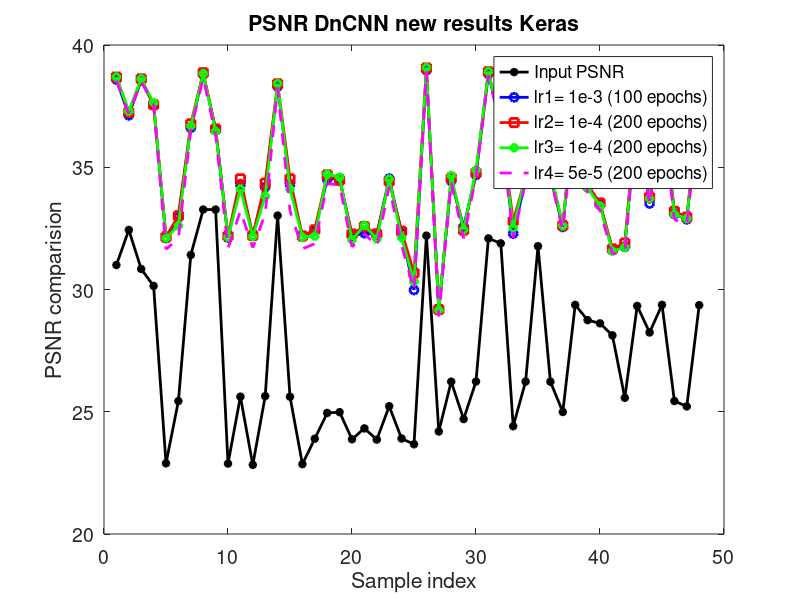

Write the MATLAB code that produced this figure.
close all
clear variables
clc

%Varun Mannam
%date: taken from 29th Sep 2019
%date: 27th July 2020
%DnCNN model with diff lr in keras
%calculate the PSNR on test-mix data raw nbn

%1e-3 100 epochs with adjust LR and weights initialization
%5e-4 200 epochs with adjust LR and weights initialization
%1e-4 200 epochs with adjust LR and weights initialization
%5e-5 200 epochs with adjust LR and weights initialization

format long
font = 14;
linewidth = 2;
format long;

input_snr = [31.0013994757380;32.4355944495239;30.8389376260123;30.1446963613668;22.8898419300006;25.4380806137492;31.4129562671116;33.2714634385635;33.2687423523874;22.8804735366571;25.6158044368661;22.8279560741158;25.6370939543658;33.0234393128250;25.6158044368661;22.8580037151022;23.8972761467197;24.9514139990449;24.9832541276875;23.8755250603244;24.3188985682586;23.8605156142818;25.2263003138287;23.9044985921393;23.6688313676180;32.2013251950805;24.1923646677596;26.2300198751109;24.7010303920376;26.2356203085374;32.0904729461831;31.8870667992703;24.4086429479671;26.2348882344496;31.7707628427737;26.2283210436201;24.9907764180876;29.3709502307532;28.7487655843002;28.6149527091447;28.1247666427617;25.5706915349250;29.3276646439983;28.2432957509904;29.3725190518817;25.4384495835989;25.2179004485139;29.3606855385532];
est_dncnn_new_lr1 = [38.5898071945099;37.1241399799217;38.5560261178342;37.5603915820735;32.1032134857285;32.9523388168424;36.6133636241133;38.8012333269787;36.5575599689120;32.1249967022883;34.2989841257804;32.2050754846177;34.1908599679487;38.3038108138190;34.2989841257804;32.1667309346691;32.4061912354171;34.5133689450863;34.5449343745882;32.1946433825830;32.3026475249917;32.2547226910440;34.5366190200611;32.3136147700832;29.9791601198679;38.9687830405257;29.1602758103866;34.4427615529372;32.5692813976340;34.6869846230913;38.8215858359430;36.7532272821205;32.2845808593429;34.4760571548913;37.7320666315171;34.6211630598855;32.5596288360884;37.7226730559167;34.1901130621131;33.4691433498316;31.6323535938467;31.7494753627497;37.5483008664445;33.5182143843638;37.6484382940785;33.0888029669955;32.8698346348783;37.6068848101040]; %1e-3 100 epochs
est_dncnn_new_lr2 = [38.6862577825502;37.2481797546039;38.6136910715989;37.5567045109012;32.1513667381817;33.0156162734819;36.7762517899027;38.8662748671885;36.5646454914975;32.1883138133440;34.5258960851645;32.2095171405031;34.3486949262450;38.4107073903271;34.5258960851645;32.1898587460699;32.4404825929695;34.6863991805838;34.4671840306061;32.2696450206732;32.5742749679221;32.2764360041041;34.4267921578438;32.3842295794061;30.6685135811662;39.0588219286216;29.1821500945868;34.5603429869517;32.4313686586257;34.7764462152414;38.9050996777309;36.7012046170458;32.7940699458198;34.5849038172936;37.8518113818703;34.7267956451457;32.6179049683708;37.7932250963802;34.2783047210348;33.5386049203656;31.6606316095406;31.8963980296168;37.5610279512199;33.7828778658481;37.7058616210584;33.1968244460565;32.9602259037770;37.6845605709566]; %5e-4 200 epochs
est_dncnn_new_lr3 = [38.6876888989313;37.2895928039955;38.6171529795876;37.6395654375508;32.1054660419379;32.6079738508205;36.6882606798161;38.8347202771923;36.4706427875978;32.1349993797481;34.1134057853294;32.1682077637245;33.8127147885839;38.4212851111280;34.1134057853294;32.1414965381606;32.1829565696255;34.7143084280493;34.5919507668820;32.0287071321922;32.6250298065970;32.0684572888356;34.5180006489852;32.1236686839665;30.3225883594635;39.0783209291882;29.1539354852920;34.6589876673135;32.4433025660558;34.8912005333701;38.9130092161690;36.6706179965241;32.5167494231264;34.6581535270014;37.8678759822706;34.8464391993725;32.6087565600477;37.7759571831726;34.1549602604242;33.4206704256152;31.5691656133701;31.7242069630827;37.5155352063647;33.7208049382106;37.6331091790418;33.0765168011501;32.9016624644074;37.6569995284861]; %1e-4 200 epochs
est_dncnn_new_lr4 = [38.5381025826331;37.1769267241885;38.5031292716404;37.5906947748239;31.6405501451539;32.0953795903791;36.5264877565984;38.6562996756858;36.3376336328556;31.6880102430567;33.2174052536134;31.7095288191115;33.0973267415101;38.2659442485232;33.2174052536134;31.6655321105882;31.8706649039532;34.3270334254426;34.2763571055054;31.7380847511799;32.2781525230515;31.7766000286912;34.1989852629582;31.8126346007794;29.9659697164993;38.9186722589584;28.9038369917017;34.4085329816770;32.0910266978200;34.6164473683761;38.7647557835268;36.6087261901496;32.1045137538832;34.4084858742077;37.7282460587271;34.5816253448420;32.4038764844361;37.4564261304735;33.9355539208818;33.2390464627830;31.4599032386009;31.5476747630063;37.2639797334869;33.4579645765018;37.3519479184744;32.8583884263186;32.6774442535190;37.3611535269447]; %5e-5 200 epochs


x=[1:48]';
% figure, 
% plot(x,input_snr,'k*-', 'Linewidth', linewidth);
% hold on
% plot(x,est_lr1,'bo-', 'Linewidth', linewidth);
% plot(x,est_lr2,'rs-', 'Linewidth', linewidth);
% plot(x,est_lr3,'gd-', 'Linewidth', linewidth);
% xlabel('Input PSNR');
% ylabel('PSNR comparision');
% title('Validation loss DnCNN Keras');
% legend('lr1= 1e-4', 'lr2= 5e-4', 'lr3= 1e-3', 'Location', 'best');
% %colormap(gray); colorbar;
% set(gca,'FontSize',font);


figure, 
plot(x,input_snr,'k*-', 'Linewidth', linewidth);
hold on
plot(x,est_dncnn_new_lr1,'bo-', 'Linewidth', linewidth);
plot(x,est_dncnn_new_lr2,'rs-', 'Linewidth', linewidth);
plot(x,est_dncnn_new_lr3,'gd-', 'Linewidth', linewidth);
plot(x,est_dncnn_new_lr4,'m--', 'Linewidth', linewidth);

xlabel('Sample index');
ylabel('PSNR comparision');
title('PSNR DnCNN new results Keras');
legend('Input PSNR','lr1= 1e-3 (100 epochs)', 'lr2= 1e-4 (200 epochs)', 'lr3= 1e-4 (200 epochs)','lr4= 5e-5 (200 epochs)', 'Location', 'best');
%colormap(gray); colorbar;
set(gca,'FontSize',font);